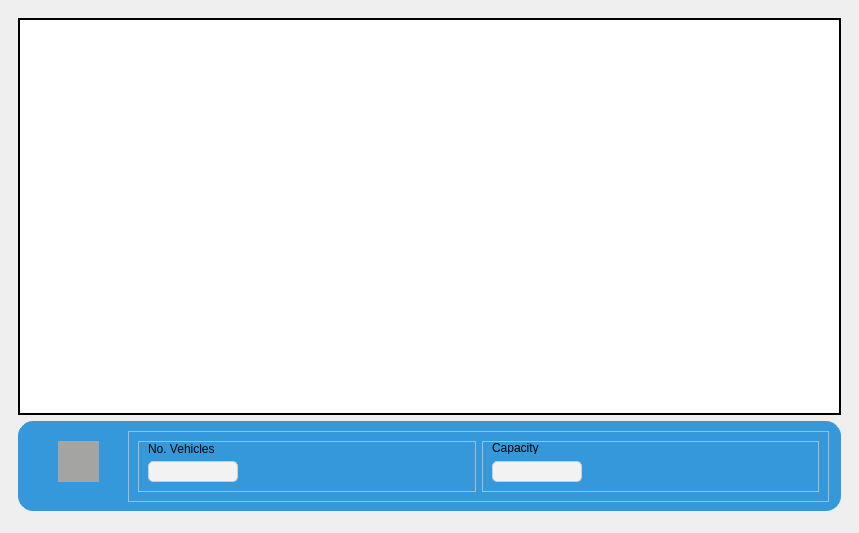
<?xml version="1.0" encoding="UTF-8"?>
<ui version="4.0">
 <class>Form</class>
 <widget class="QWidget" name="Form">
  <property name="geometry">
   <rect>
    <x>0</x>
    <y>0</y>
    <width>859</width>
    <height>533</height>
   </rect>
  </property>
  <property name="windowTitle">
   <string>Form</string>
  </property>
  <widget class="QWidget" name="main_widget" native="true">
   <property name="geometry">
    <rect>
     <x>9</x>
     <y>9</y>
     <width>841</width>
     <height>511</height>
    </rect>
   </property>
   <layout class="QGridLayout" name="gridLayout">
    <item row="0" column="0">
     <widget class="QWidget" name="body_widget" native="true">
      <layout class="QGridLayout" name="gridLayout_9">
       <item row="0" column="0">
        <layout class="QHBoxLayout" name="horizontalLayout">
         <item>
          <widget class="QWidget" name="convergence_widget" native="true">
           <property name="styleSheet">
            <string notr="true">border: 2px solid black;
background-color: rgb(255, 255, 255);</string>
           </property>
          </widget>
         </item>
        </layout>
       </item>
       <item row="1" column="0">
        <widget class="QWidget" name="player_widget" native="true">
         <property name="minimumSize">
          <size>
           <width>0</width>
           <height>30</height>
          </size>
         </property>
         <property name="maximumSize">
          <size>
           <width>16777215</width>
           <height>90</height>
          </size>
         </property>
         <property name="styleSheet">
          <string notr="true">

#player_widget {

background-color:  #3498db;
  border: 1px solid #3498db;
  display: flex;
  justify-content: center;
  align-items: center;
  font-size: 18px;
border-radius: 15px;
}

#player_widget QLineEdit {
                background-color: #f2f2f2;
                border: 1px solid #ccc;
                border-radius: 5px;
                padding: 2px;
                font-size: 14px;
                color: #333;
  }
            
#player_widget  QPushButton{
  width: 60px;
  height: 60px;
  background-color: #a4a5a3;
  border-radius: 50%;
  display: flex;
  justify-content: center;
border-radius: 50%;
  align-items: center;
  cursor: pointer;
  box-shadow: 0px 4px 6px rgba(0, 0, 0, 0.1);
} </string>
         </property>
         <widget class="QFrame" name="parameters_frame">
          <property name="geometry">
           <rect>
            <x>110</x>
            <y>10</y>
            <width>701</width>
            <height>71</height>
           </rect>
          </property>
          <property name="frameShape">
           <enum>QFrame::StyledPanel</enum>
          </property>
          <property name="frameShadow">
           <enum>QFrame::Raised</enum>
          </property>
          <layout class="QHBoxLayout" name="horizontalLayout_8">
           <item>
            <widget class="QFrame" name="frame">
             <property name="frameShape">
              <enum>QFrame::StyledPanel</enum>
             </property>
             <property name="frameShadow">
              <enum>QFrame::Raised</enum>
             </property>
             <widget class="QLineEdit" name="lineEdit">
              <property name="geometry">
               <rect>
                <x>10</x>
                <y>20</y>
                <width>90</width>
                <height>21</height>
               </rect>
              </property>
              <property name="minimumSize">
               <size>
                <width>90</width>
                <height>0</height>
               </size>
              </property>
              <property name="maximumSize">
               <size>
                <width>90</width>
                <height>16777215</height>
               </size>
              </property>
             </widget>
             <widget class="QLabel" name="label">
              <property name="geometry">
               <rect>
                <x>10</x>
                <y>0</y>
                <width>91</width>
                <height>16</height>
               </rect>
              </property>
              <property name="text">
               <string>No. Vehicles</string>
              </property>
             </widget>
            </widget>
           </item>
           <item>
            <widget class="QFrame" name="frame_2">
             <property name="frameShape">
              <enum>QFrame::StyledPanel</enum>
             </property>
             <property name="frameShadow">
              <enum>QFrame::Raised</enum>
             </property>
             <widget class="QLineEdit" name="lineEdit_2">
              <property name="geometry">
               <rect>
                <x>10</x>
                <y>20</y>
                <width>90</width>
                <height>21</height>
               </rect>
              </property>
              <property name="minimumSize">
               <size>
                <width>90</width>
                <height>0</height>
               </size>
              </property>
              <property name="maximumSize">
               <size>
                <width>90</width>
                <height>16777215</height>
               </size>
              </property>
             </widget>
             <widget class="QLabel" name="label_2">
              <property name="geometry">
               <rect>
                <x>10</x>
                <y>0</y>
                <width>47</width>
                <height>13</height>
               </rect>
              </property>
              <property name="text">
               <string>Capacity</string>
              </property>
             </widget>
            </widget>
           </item>
          </layout>
         </widget>
         <widget class="QPushButton" name="pushButton">
          <property name="geometry">
           <rect>
            <x>40</x>
            <y>20</y>
            <width>41</width>
            <height>41</height>
           </rect>
          </property>
          <property name="styleSheet">
           <string notr="true">border-radius: 50%;</string>
          </property>
          <property name="text">
           <string/>
          </property>
          <property name="icon">
           <iconset resource="../../static/resource.qrc">
            <normaloff>:/icons/icons/play-48.ico</normaloff>:/icons/icons/play-48.ico</iconset>
          </property>
          <property name="iconSize">
           <size>
            <width>20</width>
            <height>20</height>
           </size>
          </property>
         </widget>
        </widget>
       </item>
      </layout>
     </widget>
    </item>
   </layout>
  </widget>
 </widget>
 <resources>
  <include location="../../static/resource.qrc"/>
 </resources>
 <connections/>
</ui>
